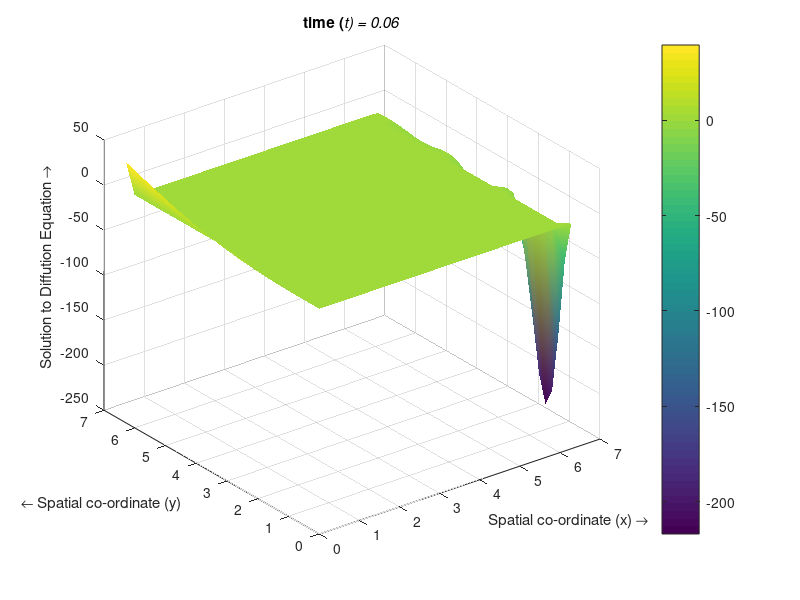

MATLAB code to generate this figure: (Note: this script raises an error after producing the figure.)
%Project ADI%
clc
clear all


% initializing the values


ax =0;bx=2*pi;
ay=0; by=2*pi;
nx =30;ny=30;
D=1;
nt=140;
dx = (bx-ax)/nx;
dy = (by-ay)/ny;
dt=0.06;


x=ax:dx:bx;
y=ay:dy:by;
nx=nx+1;
ny=ny+1;



U=zeros(ny,nx,nt);%3d matrix to save time data for y direction
U_x=zeros(ny,nx);
lamdax= D*dt/(dx*dx);%calcualting Sx
lamday= D*dt/(dy*dy);%calcualting Sy


%%%setting boundary conditions
U_x(1,:) = (y-ay).^(2).*sin(pi.*(y-ay)./(2*(by-ay)));
U_x(nx,:) = ((cos(pi.*(y-ay))-1).*cosh(by-y));


%making x Tridiagonal
a=lamdax/2;
b=-(1+lamdax);
c=lamdax/2;

TriDiagx=b*diag(ones(nx,1))+a*diag(ones(nx-1,1),-1)+c*diag(ones(nx-1,1),+1);

TriDiagx(1,1:2)=[1 0];

TriDiagx(nx,nx-1:nx)=[ 0 1];

%making y Tridiagonal
a1=lamday/2;
b1=-(1+lamday);
c1=lamday/2;

TryDiagy=b1*diag(ones(ny,1))+a1*diag(ones(ny-1,1),-1)+c1*diag(ones(ny-1,1),+1);

TryDiagy(1,1:2)=[1 0];

TryDiagy(ny,ny-1:ny)=[ 0 1];

d1=-lamdax/2;
e1=-(1-lamdax);
f1=-lamdax/2;



%Time loop
for n=1:nt
    
    %Visualisation
    h = surf(x,y,U_x','EdgeColor','none');
    colorbar
    shading interp
    %axis ([0 2*pi 0 2*pi -180 70])
    title({['time (\itt) = ',num2str(n*dt)]})
    xlabel('Spatial co-ordinate (x) \rightarrow')
    ylabel('{\leftarrow} Spatial co-ordinate (y)')
    zlabel('Solution to Diffution Equation \rightarrow')
    drawnow;
    refreshdata(h)
    
    fx=zeros(nx,1);
    fx(1,1)=0;
    fx(nx,1)=0;
    
    % x sweep<<<<<<<<<<<<<<<<<<<<<<<<<<<<<<<<<<<<<<<<<<<<<<<<<<<<<<<<<
    
    for j=2:ny-1
        %coefficient of right hand side vector
        d=-lamday/2;
        e=-(1-lamday);
        f=-lamday/2;
        for i=2:nx-1
            fx(i)=d*U_x(j-1,i)+e*U_x(j,i)+f*U_x(j+1,i);   
        end
        % Solve the diagonal matrix.
        ut = TriDiagx\fx;
        U_x(j,:)=ut;
    end
 
    %y sweep<<<<<<<<<<<<<<<<<<<<<<<<<<<<<<<<<<<<<<<<<<<<<<<<<<<<<<<<<<<<<<<<<<<<
   
    %declaring the vector
    fy=zeros(ny,1);
    fy(1,1)= 0;
    fy(ny,1)=0;
    U_y=zeros(ny,nx);
    %setting boundary condition
    U_y(1,:) = (y-ay).^(2).*sin(pi.*(y-ay)./(2*(by-ay)));
    U_y(nx,:) = ((cos(pi.*(y-ay))-1).*cosh(by-y));
    for i=2:nx-1
        for j=2:ny-1
            fy(j)=d*U_x(j,i-1)+e*U_x(j,i)+f*U_x(j,i+1);
        end
        % Solve the diagonal matrix.
        ut = TryDiagy\fy;
        U_y(:,i)=ut;
    end
    U(:,:,n)=U_y;
end


